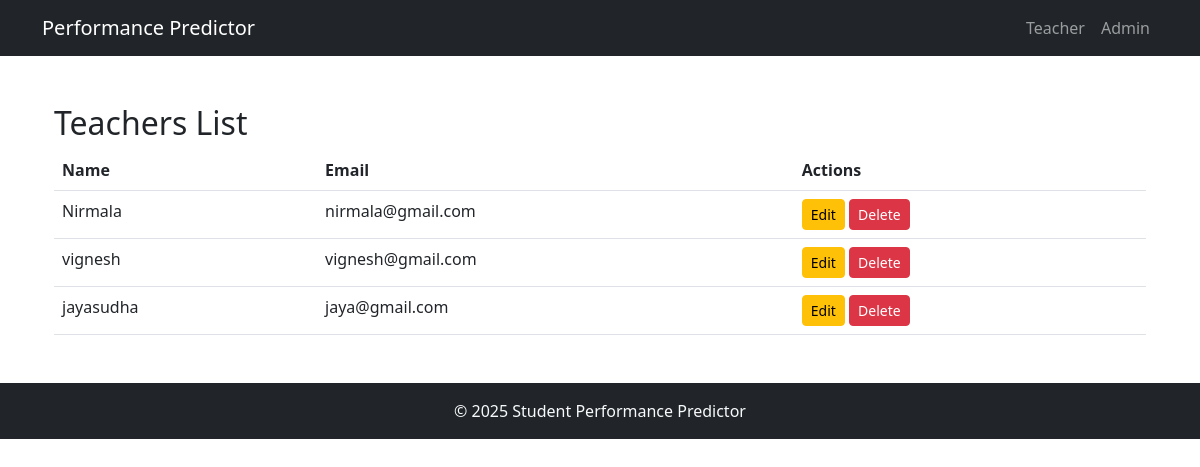
/admin/view_teacher (signed in), run on the app's committed database.
### core/models.py (models this page shows, shortened)
class User(db.Model, UserMixin):
    id = db.Column(db.Integer, primary_key=True)
    username = db.Column(db.String(150), unique=True, nullable=False)
    email = db.Column(db.String(150), unique=True, nullable=False)
    password = db.Column(db.String(256), nullable=False)
    role = db.Column(db.String(50), nullable=False)  # Student/Teacher/Admin
    roll_no = db.Column(db.String(50))  # For students
    phone = db.Column(db.String(20))  # Optional
    attendance = db.Column(db.Float, nullable=True)  # Overall attendance %

### core/admin.py (the view)
@admin_bp.route('/view_teacher', methods=['GET'])
@login_required
def view_teacher():
    teachers = User.query.filter_by(role='Teacher').all()  # Fetch all teachers
    return render_template('admin/view_teacher.html', teachers=teachers)

### core/auth.py (called while the page is built)
@login_manager.user_loader
def load_user(user_id):
    return User.query.get(int(user_id))

### core/templates/admin/view_teacher.html
{% extends 'base.html' %}
{% block content %}
<div class="container mt-4">
    <h2>Teachers List</h2>
    <table class="table">
        <thead>
            <tr>
                <th>Name</th>
                <th>Email</th>
                <th>Actions</th>
            </tr>
        </thead>
        <tbody>
            {% for teacher in teachers %}
            <tr>
                <td>{{ teacher.username }}</td>
                <td>{{ teacher.email }}</td>
                <td>
                <a href="{{ url_for('admin.edit_teacher', teacher_id=teacher.id) }}" class="btn btn-warning btn-sm">Edit</a>
                <a href="{{ url_for('admin.delete_teacher', teacher_id=teacher.id) }}" class="btn btn-danger btn-sm" onclick="return confirm('Are you sure you want to delete this teacher?')">Delete</a>
            </td>
            </tr>
            {% endfor %}
        </tbody>
    </table>
</div>
{% endblock %}

### data on the page
User: username "Nirmala", email "nirmala@gmail.com"
User: username "vignesh", email "vignesh@gmail.com"
User: username "jayasudha", email "jaya@gmail.com"
